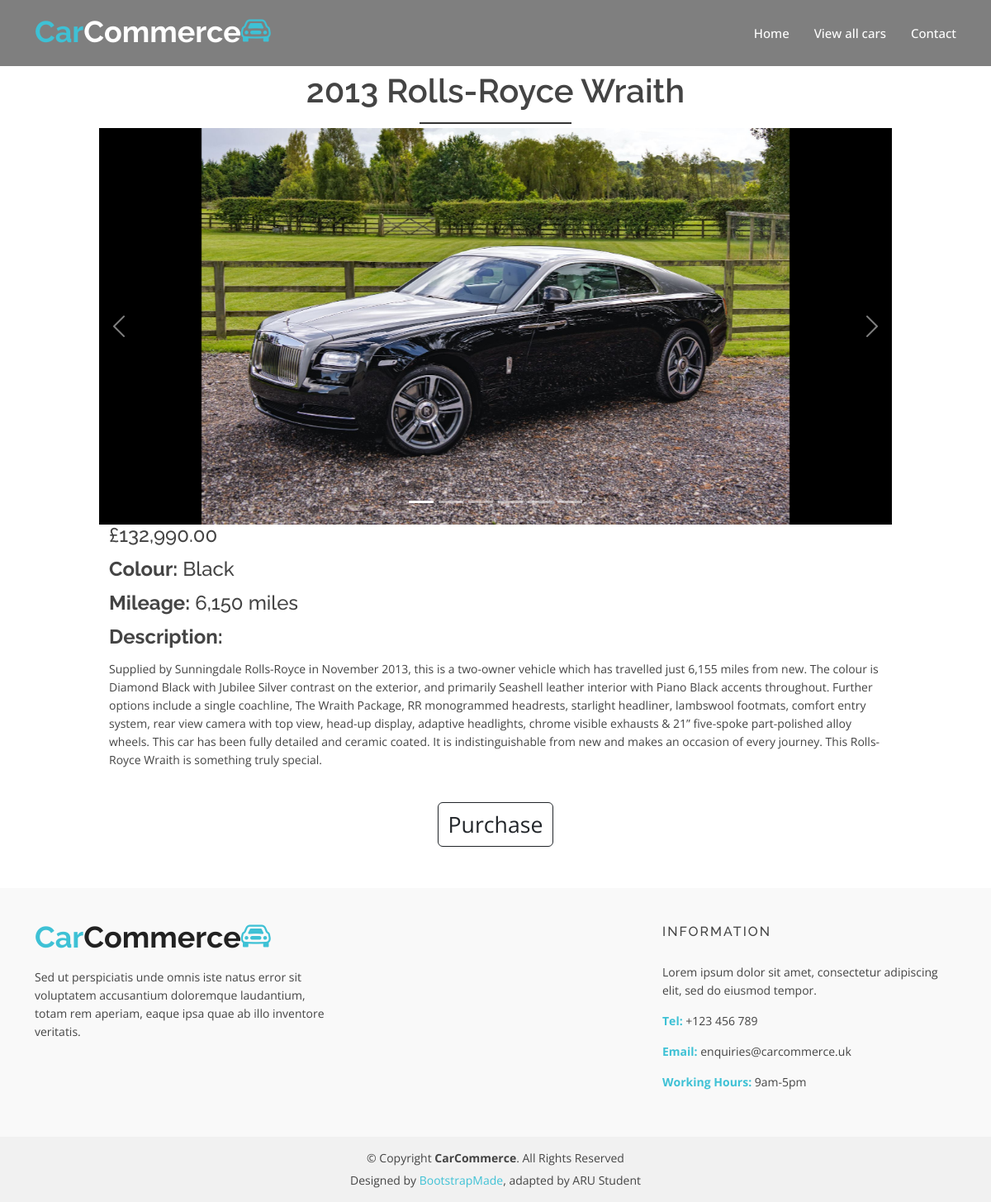
The app's page /carDetails/RR13 RTH/ with its own data.
### carComm_app/models.py (models this page shows, shortened)
class Listing(models.Model):
    make = models.CharField(max_length=50)
    model = models.CharField(max_length=50)
    registration = models.CharField(max_length=10)
    colour = models.CharField(max_length=50)
    year = models.IntegerField(validators=[MaxValueValidator(currentYear), MinValueValidator(1769)])
    mileage = models.IntegerField(validators=[MinValueValidator(1)])
    thumbnail = models.ImageField(upload_to='images/')
    description = models.TextField(max_length=2500)
    price = models.FloatField(validators=[MinValueValidator(0.01)])
    pending_sale = models.BooleanField(default=False)

### carComm_app/views.py (the view)
# urls.py: path('carDetails/<str:registration>/', carComm_app.views.carDetails, name ='carDetails'),
def carDetails(request, registration):
    try:
        listing = Listing.objects.get(registration=registration)
        listingImages = ListingImage.objects.filter(listing_id=listing.id)
    except Listing.DoesNotExist:
        raise Http404("Car with registration \"" + registration + "\" not found")
    return render(request, 'carDetails.html', {'listing': listing, 'listingImages': listingImages})

### carComm_app/templates/carDetails.html (shortened to what this page needs)
{% extends 'base.html' %}
{% load humanize %}
{% block navbar %}
<li><a href="{% url 'home' %}">Home</a></li>
<li><a href="{% url 'listings' %}">View all cars</a></li>
<li><a href="{% url 'contact' %}">Contact</a></li>
{% endblock navbar %}
{% block content %}
<main id="main" style="width: 80%;margin-left:10%;padding-top:90px;" >
    <div class="container" style="padding-bottom:50px;">
        <div class="row">
                <div class="col-md-12 col-sm-12 col-xs-12">
                  <div class="section-headline services-head text-center">
                    <h2>{{listing.year}} {{listing.make}} {{listing.model}}</h2>
                  </div>
                </div>
            <section id="hero" style="height:45vw">
              <div class="hero-container">
                <div id="heroCarousel" class="carousel slide carousel-fade" data-bs-ride="carousel" data-bs-interval="10000">
                  <ol id="hero-carousel-indicators" class="carousel-indicators"></ol>
                  <div class="carousel-inner" role="listbox">
                    <a href="{{listing.thumbnail.url}}"><img class="carousel-item active" src="{{listing.thumbnail.url}}"></a>
                  </div>
                  <a class="carousel-control-prev" href="#heroCarousel" role="button" data-bs-slide="prev">
                    <span class="carousel-control-prev-icon bi bi-chevron-left" aria-hidden="true"></span>
                  </a>
                  <a class="carousel-control-next" href="#heroCarousel" role="button" data-bs-slide="next">
                    <span class="carousel-control-next-icon bi bi-chevron-right" aria-hidden="true"></span>
                  </a>
                </div>
              </div>
            </section>
            <h4>£{{listing.price|floatformat:2|intcomma}}</h4>
            <h4><b>Colour:</b> {{listing.colour|capfirst}}</h4>
            <h4><b>Mileage:</b> {{listing.mileage|intcomma}} miles</h4>
            <h4><b>Description:</b></h4>
            <p>{{listing.description}}</p>
            {% if listing.pending_sale == False %}
              <div class="text-center"><a class="btn btn-outline-dark mt-auto" href="{% url 'purchaseForm' listing.registration %}" style="font-size:20pt;margin-top:25px!important;">Purchase</a></div>
            {% endif %}
        </div>
    </div>
</main>
{% endblock content %}

### carComm_app/static/assets/css/style.css (style rules this page uses)
html, body { height: 100%; }
img { max-width: 100%; height: auto; }
p { margin: 0 0 15px; color: #444; }
h1, h2, h3, h4, h5, h6 { font-family: "Raleway", sans-serif; margin: 0 0 15px; color: #444; font-weight: 500; }
h2 { font-size: 38px; line-height: 40px; }
h4 { font-size: 24px; line-height: 26px; }
a { transition: all 0.3s ease 0s; text-decoration: none; }
body { background: #fff none repeat scroll 0 0; color: #444; font-family: "Open Sans", sans-serif; font-size: 14px; text-align: left; overflow-x: hidden; line-height: 22px; }
.section-headline h2 { display: inline-block; font-size: 40px; font-weight: 600; margin-bottom: 70px; position: relative; text-transform: capitalize; }
.section-headline h2::after { border: 1px solid #333; bottom: -20px; content: ""; left: 0; margin: 0 auto; position: absolute; right: 0; width: 40%; }
.navbar li { position: relative; }
.navbar a, .navbar a:focus { display: flex; align-items: center; justify-content: space-between; padding: 10px 0 10px 30px; font-size: 15px; font-weight: 500; color: #fff; white-space: nowrap; transition: 0.3s; }
#hero { width: 100%; height: 100vh; background: #000; overflow: hidden; position: relative; }
#hero .carousel, #hero .carousel-inner, #hero .carousel-item, #hero .carousel-item::before { position: absolute; top: 0; right: 0; left: 0; bottom: 0; }
#hero .carousel-item { background-size: cover; background-position: center; background-repeat: no-repeat; }
#hero .carousel-item::before { content: ""; }
#hero .carousel-fade { overflow: hidden; }
#hero .carousel-fade .carousel-inner .carousel-item { transition-property: opacity; }
#hero .carousel-fade .carousel-inner .carousel-item, #hero .carousel-fade .carousel-inner .active.carousel-item-start, #hero .carousel-fade .carousel-inner .active.carousel-item-end { opacity: 0; }
#hero .carousel-fade .carousel-inner .active, #hero .carousel-fade .carousel-inner .carousel-item-next.carousel-item-start, #hero .carousel-fade .carousel-inner .carousel-item-prev.carousel-item-end { opacity: 1; transition: 0.5s; }
#hero .carousel-control-prev, #hero .carousel-control-next { width: 10%; }
@media (min-width: 1024px) { #hero .carousel-control-prev, #hero .carousel-control-next { width: 5%; } }
#hero .carousel-control-next-icon, #hero .carousel-control-prev-icon { background: none; font-size: 32px; line-height: 1; }
.section-headline.services-head>h2 { margin-bottom: 25px; }

### carComm_app/templates/carDetails.html (style rules this page uses)
.carousel-item { object-fit:contain; max-height:100%; object-position: center; }
#hero { height: 40vw !important; max-height: 766px !important; }

### records on screen
Listing: year "2013", make "Rolls-Royce", model "Wraith", thumbnail (picture), price "132,990.00", colour "Black", mileage "6,150", description "Supplied by Sunningdale Rolls-Royce in November 2013, this is a two-owner vehicle which has travelled just 6,155 miles from new. The colour is Diamond Black with Jubilee Silver contrast on the exterior, and primarily Seashell leather interior with Piano Black accents throughout. Further options include a single coachline, The Wraith Package, RR monogrammed headrests, starlight headliner, lambswool footmats, comfort entry system, rear view camera with top view, head-up display, adaptive headlights, chrome visible exhausts & 21” five-spoke part-polished alloy wheels. This car has been fully detailed and ceramic coated. It is indistinguishable from new and makes an occasion of every journey.…"
